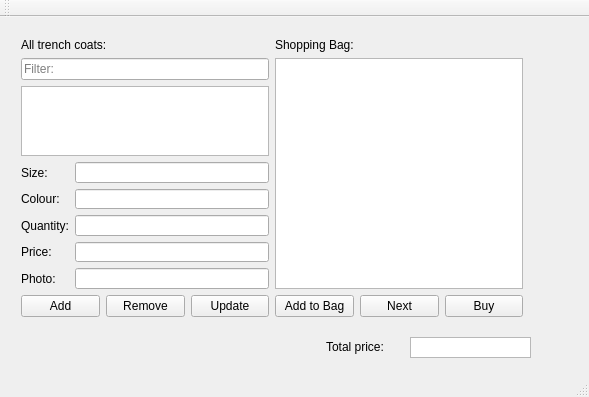
<?xml version="1.0" encoding="UTF-8"?>
<ui version="4.0">
 <class>TestQTClass</class>
 <widget class="QMainWindow" name="TestQTClass">
  <property name="geometry">
   <rect>
    <x>0</x>
    <y>0</y>
    <width>589</width>
    <height>397</height>
   </rect>
  </property>
  <property name="windowTitle">
   <string>TestQT</string>
  </property>
  <widget class="QWidget" name="centralWidget">
   <widget class="QListWidget" name="priceListWidget">
    <property name="geometry">
     <rect>
      <x>410</x>
      <y>320</y>
      <width>121</width>
      <height>21</height>
     </rect>
    </property>
   </widget>
   <widget class="QLabel" name="label">
    <property name="geometry">
     <rect>
      <x>326</x>
      <y>320</y>
      <width>61</width>
      <height>20</height>
     </rect>
    </property>
    <property name="text">
     <string>Total price:</string>
    </property>
   </widget>
   <widget class="QWidget" name="">
    <property name="geometry">
     <rect>
      <x>10</x>
      <y>10</y>
      <width>524</width>
      <height>301</height>
     </rect>
    </property>
    <layout class="QHBoxLayout" name="horizontalLayout_2">
     <item>
      <layout class="QVBoxLayout" name="verticalLayout_7">
       <item>
        <widget class="QLabel" name="allTrenchCoatsLabel">
         <property name="text">
          <string>All trench coats:</string>
         </property>
        </widget>
       </item>
       <item>
        <widget class="QLineEdit" name="filterTrenchCoatsLineEdit">
         <property name="placeholderText">
          <string>Filter:</string>
         </property>
        </widget>
       </item>
       <item>
        <widget class="QListWidget" name="allTrenchCoatsList"/>
       </item>
       <item>
        <layout class="QFormLayout" name="formLayout">
         <item row="0" column="0">
          <widget class="QLabel" name="sizeLabel">
           <property name="text">
            <string>Size:</string>
           </property>
           <property name="buddy">
            <cstring>sizeLineEdit</cstring>
           </property>
          </widget>
         </item>
         <item row="0" column="1">
          <widget class="QLineEdit" name="sizeLineEdit"/>
         </item>
         <item row="1" column="0">
          <widget class="QLabel" name="colourLabel">
           <property name="text">
            <string>Colour:</string>
           </property>
           <property name="buddy">
            <cstring>colourLineEdit</cstring>
           </property>
          </widget>
         </item>
         <item row="1" column="1">
          <widget class="QLineEdit" name="colourLineEdit"/>
         </item>
         <item row="2" column="0">
          <widget class="QLabel" name="quantityLabel">
           <property name="text">
            <string>Quantity:</string>
           </property>
           <property name="buddy">
            <cstring>quantityLineEdit</cstring>
           </property>
          </widget>
         </item>
         <item row="2" column="1">
          <widget class="QLineEdit" name="quantityLineEdit"/>
         </item>
         <item row="3" column="0">
          <widget class="QLabel" name="priceLabel">
           <property name="text">
            <string>Price:</string>
           </property>
           <property name="buddy">
            <cstring>priceLineEdit</cstring>
           </property>
          </widget>
         </item>
         <item row="3" column="1">
          <widget class="QLineEdit" name="priceLineEdit"/>
         </item>
         <item row="4" column="0">
          <widget class="QLabel" name="photoLabel">
           <property name="text">
            <string>Photo:</string>
           </property>
           <property name="buddy">
            <cstring>photoLineEdit</cstring>
           </property>
          </widget>
         </item>
         <item row="4" column="1">
          <widget class="QLineEdit" name="photoLineEdit"/>
         </item>
        </layout>
       </item>
       <item>
        <layout class="QHBoxLayout" name="horizontalLayout_6">
         <item>
          <widget class="QPushButton" name="addTrenchCoatButton">
           <property name="text">
            <string>Add</string>
           </property>
          </widget>
         </item>
         <item>
          <widget class="QPushButton" name="removeTrenchCoatButton">
           <property name="text">
            <string>Remove</string>
           </property>
          </widget>
         </item>
         <item>
          <widget class="QPushButton" name="updateTrenchCoatButton">
           <property name="text">
            <string>Update</string>
           </property>
          </widget>
         </item>
        </layout>
       </item>
      </layout>
     </item>
     <item>
      <layout class="QVBoxLayout" name="verticalLayout">
       <item>
        <widget class="QLabel" name="shoppingBagLabel">
         <property name="text">
          <string>Shopping Bag:</string>
         </property>
        </widget>
       </item>
       <item>
        <widget class="QListWidget" name="shoppingBagList"/>
       </item>
       <item>
        <layout class="QHBoxLayout" name="horizontalLayout">
         <item>
          <widget class="QPushButton" name="addToBagButton">
           <property name="text">
            <string>Add to Bag</string>
           </property>
          </widget>
         </item>
         <item>
          <widget class="QPushButton" name="nextButton">
           <property name="text">
            <string>Next</string>
           </property>
          </widget>
         </item>
         <item>
          <widget class="QPushButton" name="buyButton">
           <property name="text">
            <string>Buy</string>
           </property>
          </widget>
         </item>
        </layout>
       </item>
      </layout>
     </item>
    </layout>
   </widget>
  </widget>
  <widget class="QMenuBar" name="menuBar">
   <property name="geometry">
    <rect>
     <x>0</x>
     <y>0</y>
     <width>589</width>
     <height>21</height>
    </rect>
   </property>
  </widget>
  <widget class="QToolBar" name="mainToolBar">
   <attribute name="toolBarArea">
    <enum>TopToolBarArea</enum>
   </attribute>
   <attribute name="toolBarBreak">
    <bool>false</bool>
   </attribute>
  </widget>
  <widget class="QStatusBar" name="statusBar"/>
 </widget>
 <layoutdefault spacing="6" margin="11"/>
 <resources>
  <include location="TestQT.qrc"/>
 </resources>
 <connections/>
 <slots>
  <slot>populateBag()</slot>
  <slot>addToBag()</slot>
 </slots>
</ui>
